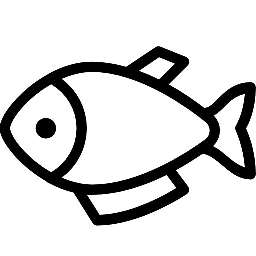
#> input picture day03_ROI_contour/img/fish.jpg, 256 x 256 px
$ python cntr_hierachy.py
#> lines starting #> are read from the running program, lines starting #| are printed output that depends on the picture; after the words box and inside, x2 and y2 are one past the last pixel; in counts of white or black regions, pixels touching at a corner belong together
import cv2
import numpy as np

# 영상 읽기
img = cv2.imread('./img/fish.jpg')
#> img is the input picture: shape (256, 256, 3); min 0, max 255, mean 211.5
img2 = img.copy()

# 바이너리 이미지로 변환
imgray = cv2.cvtColor(img, cv2.COLOR_BGR2GRAY)
ret, imthres = cv2.threshold(imgray, 127, 255, cv2.THRESH_BINARY_INV)
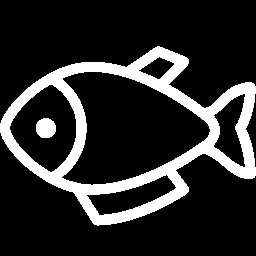
#> imthres: shape (256, 256); 17.1% white; 2 white regions

# 가장 바깥 컨투어만 수집   --- ①
contour, hierarchy = cv2.findContours(imthres, cv2.RETR_EXTERNAL, cv2.CHAIN_APPROX_NONE)
#> contour = 1 contour; box (x1, y1, x2, y2) and area: (0, 46, 256, 226) 28048
# 컨투어 갯수와 계층 트리 출력 --- ②
print(len(contour), hierarchy)
#| 1 [[[-1 -1 -1 -1]]]

# 모든 컨투어를 트리 계층 으로 수집 ---③
contour2, hierarchy = cv2.findContours(imthres, cv2.RETR_TREE, cv2.CHAIN_APPROX_SIMPLE)
#> contour2 = 7 contours; box (x1, y1, x2, y2) and area: (0, 46, 256, 226) 28048, (61, 71, 211, 186) 10698, (9, 84, 77, 173) 3903, (86, 174, 177, 216) 1638, (213, 93, 246, 168) 1358, (138, 56, 175, 80) 430, (36, 118, 56, 138) 297
# 컨투어 갯수와 계층 트리 출력 ---④
print(len(contour2), hierarchy)
#| 7 [[[-1 -1  1 -1]
#|   [ 2 -1 -1  0]
#|   [ 3  1 -1  0]
#|   [ 5  2  4  0]
#|   [-1 -1 -1  3]
#|   [ 6  3 -1  0]
#|   [-1  5 -1  0]]]

# 가장 바깥 컨투어만 그리기 ---⑤
cv2.drawContours(img, contour, -1, (0,255,0), 3)
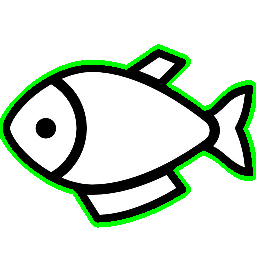
#> img: shape (256, 256, 3); 5.34% of pixels changed, all inside (x1, y1, x2, y2) = (0, 44, 256, 228)
# 모든 컨투어 그리기 ---⑥
for idx, cont in enumerate(contour2):
    # 랜덤한 컬러 추출 ---⑦
    color = [int(i) for i in np.random.randint(0,255, 3)]
    # 컨투어 인덱스 마다 랜덤한 색상으로 그리기 ---⑧
    cv2.drawContours(img2, contour2, idx, color, 3)
    # 컨투어 첫 좌표에 인덱스 숫자 표시 ---⑨
    cv2.putText(img2, str(idx), tuple(cont[0][0]), cv2.FONT_HERSHEY_PLAIN, 1, (0,0,255))
#> this loop made 7 passes
#> color on passes 1 to 7: [172, 47, 117], [192, 67, 251], [195, 103, 9], [211, 21, 242], [36, 87, 70], [216, 88, 140], [58, 193, 230]
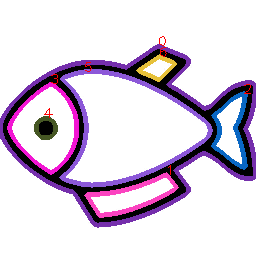
#> img2: shape (256, 256, 3); 13.76% of pixels changed, all inside (x1, y1, x2, y2) = (0, 36, 256, 228)

# 화면 출력
cv2.imshow('RETR_EXTERNAL', img)
cv2.imshow('RETR_TREE', img2)
cv2.waitKey(0)
cv2.destroyAllWindows()

$ run again, with day03_ROI_contour/img/hand.jpg copied over day03_ROI_contour/img/fish.jpg
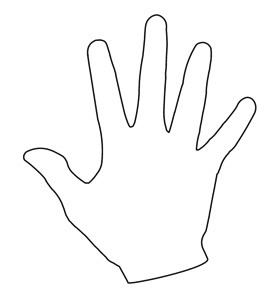
#> input picture day03_ROI_contour/img/hand.jpg, 269 x 295 px
#> img is the input picture: shape (295, 269, 3); min 0, max 255, mean 249.1
#> `ret, imthres = cv2.threshold(imgray, 127, 255, cv2.THRESH_BINARY_INV)`:
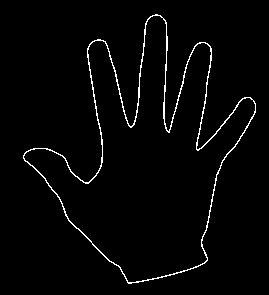
#> imthres: shape (295, 269); 2.3% white in thin lines or dots, all inside (x1, y1, x2, y2) = (23, 14, 256, 284)
#> contour = 1 contour; box (x1, y1, x2, y2) and area: (23, 14, 256, 284) 27536
#| 1 [[[-1 -1 -1 -1]]]
#> contour2 = 2 contours; box (x1, y1, x2, y2) and area: (23, 14, 256, 284) 27536, (23, 15, 256, 283) 26887
#| 2 [[[-1 -1  1 -1]
#|   [-1 -1 -1  0]]]
#> img: shape (295, 269, 3); 7.49% of pixels changed, all inside (x1, y1, x2, y2) = (21, 12, 258, 286)
#> the loop `for idx, cont in enumerate(contour2):` made 2 passes
#> color on passes 1 to 2: [172, 47, 117], [192, 67, 251]
#> after the loop `for idx, cont in enumerate(contour2):`:
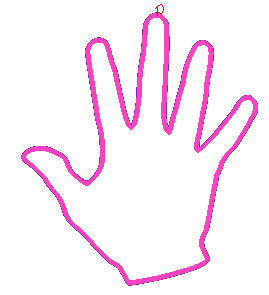
#> img2: shape (295, 269, 3); 8.34% of pixels changed, all inside (x1, y1, x2, y2) = (21, 4, 258, 286)
